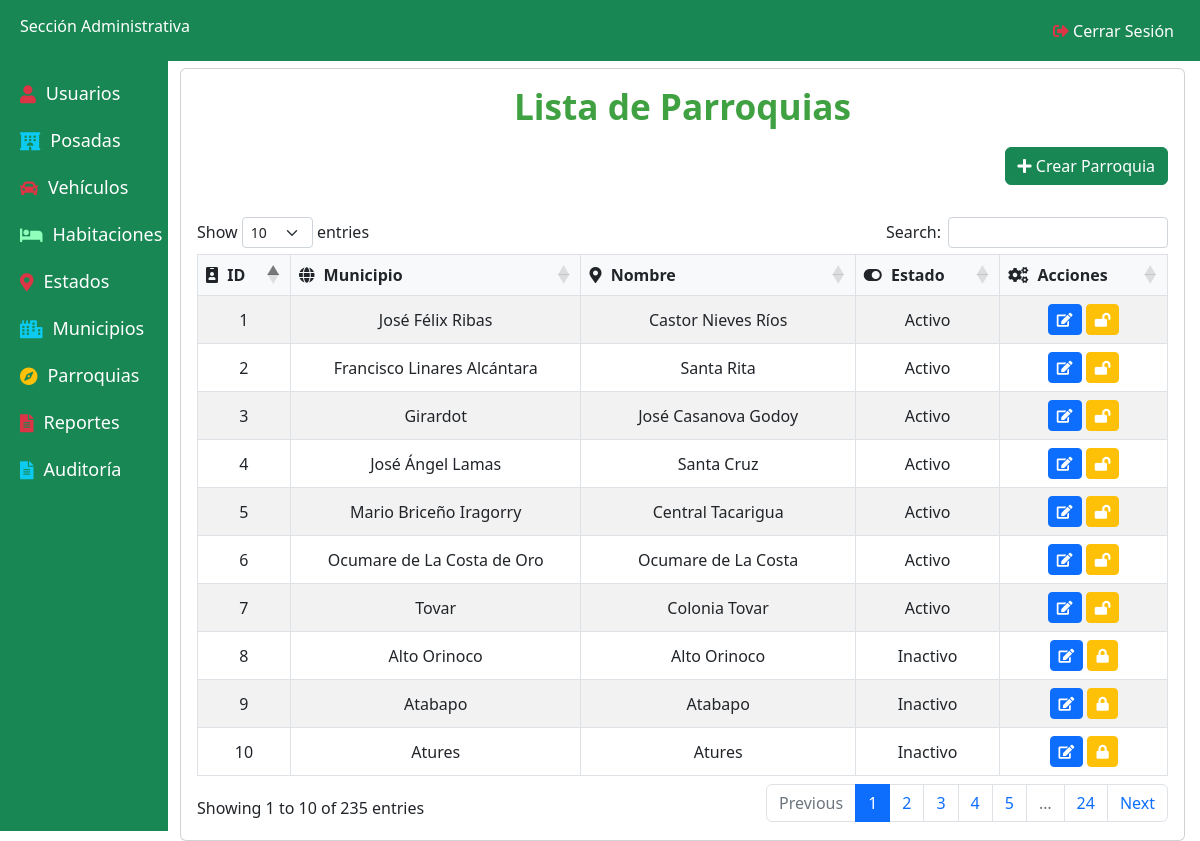
The app's page /Admin/get_parishes.php (signed in) with its own data.
### tables this page shows
CREATE TABLE `parishes` (
  `id` int(11) NOT NULL,
  `municipality_id` int(11) NOT NULL,
  `name` varchar(255) NOT NULL,
  `status` tinyint(1) DEFAULT 1
);

CREATE TABLE `municipalities` (
  `id` int(11) NOT NULL,
  `state_id` int(11) NOT NULL,
  `name` varchar(255) NOT NULL,
  `flag_url` varchar(255) DEFAULT NULL,
  `status` tinyint(1) DEFAULT 1
);

### Admin/get_parishes.php (the view, shortened to what this page needs)
<?php
include './Includes/Dashboard.php';
?>
<!DOCTYPE html>
<html lang="en">
<head>
    <link href="../Assets/css/bootstrap.min.css" rel="stylesheet">
    <link rel="stylesheet" href="https://cdnjs.cloudflare.com/ajax/libs/font-awesome/5.15.4/css/all.min.css">
    <link rel="stylesheet" href="https://cdn.datatables.net/1.11.5/css/dataTables.bootstrap5.min.css">
    <link rel="stylesheet" href="./Assets/CSS/CRUD.css">
</head>
<body>
<div class="container mt-5">
    <div class="card">
        <div class="card-body">
            <h2 class="card-title text-center">Lista de Parroquias</h2>
            <div class="text-end mb-3">
            <button class="btn btn-success mb-3" data-bs-toggle="modal" data-bs-target="#createModal"><i class="fas fa-plus"></i> Crear Parroquia</button>
            </div>
            <table id="parishesTable" class="table table-bordered table-striped">
                <thead>
                <tr class="text-center">
                    <th><i class="fas fa-id-badge"></i> ID</th>
                    <th><i class="fas fa-globe"></i> Municipio</th>
                    <th><i class="fas fa-map-marker-alt"></i> Nombre</th>
                    <th><i class="fas fa-toggle-on"></i> Estado</th>
                    <th><i class="fas fa-cogs"></i> Acciones</th>
                </tr>
                </thead>
                <tbody>
                <?php
                include '../config/db.php';
                $sql = "SELECT p.*, m.name as municipality_name FROM parishes p
                JOIN municipalities m ON p.municipality_id = m.id";
                $result = $conn->query($sql);
                if ($result->num_rows > 0) {
                    while ($row = $result->fetch_assoc()) {
                        echo "<tr>
                                <td class='text-center'>{$row['id']}</td>
                                <td class='text-center'>{$row['municipality_name']}</td>
                                <td class='text-center'>{$row['name']}</td>
                                <td class='text-center'>".($row['status'] ? 'Activo' : 'Inactivo')."</td>
                                <td class='text-center'>
                                    <button onclick='editParish({$row['id']}, {$row['municipality_id']}, \"{$row['name']}\")' class='btn btn-primary btn-sm' title='Editar'><i class='fas fa-edit'></i></button>
                                    <button onclick='toggleStatus({$row['id']}, ".($row['status'] ? 'false' : 'true').")' class='btn btn-warning btn-sm' title='Cambiar Estado'><i class='fas ".($row['status'] ? 'fa-lock-open' : 'fa-lock')."'></i></button>
                                </td>
                            </tr>";
                    }
                } else {
                    echo "<tr><td colspan='4' class='text-center'>No se encontraron parroquias</td></tr>";
                }
                ?>
                </tbody>
            </table>
        </div>
    </div>
</div>
</body>
</html>

### Admin/Assets/CSS/CRUD.css (style rules this page uses)
body, html { height: 100%; margin: 0; display: flex; flex-direction: column; }
.container { padding-top: 20px; padding-left: 15%; padding-right: 15px; }
@media (min-width: 768px) { .container { max-width: 100%; margin-left: auto; margin-right: auto; } }
h2.card-title { font-size: 2.2rem; font-weight: bold; color: #3fa141; text-align: center; margin-bottom: 20px; }
.table th, .table td { vertical-align: middle; text-align: center; }
.table th { background-color: #f8f9fa; font-weight: bold; }
.table th i { margin-right: 5px; }
.btn-warning { color: #fff; background-color: #ffc107; border-color: #ffc107; }

### Admin/Includes/Dashboard.php (style rules this page uses)
body { background-color: #f8f9fa; margin-top: 60px; }

### records on screen
parishes: id "1", municipality.name "José Félix Ribas", name "Castor Nieves Ríos", status "Activo"
parishes: id "2", municipality.name "Francisco Linares Alcántara", name "Santa Rita", status "Activo"
parishes: id "3", municipality.name "Girardot", name "José Casanova Godoy", status "Activo"
parishes: id "4", municipality.name "José Ángel Lamas", name "Santa Cruz", status "Activo"
parishes: id "5", municipality.name "Mario Briceño Iragorry", name "Central Tacarigua", status "Activo"
parishes: id "6", municipality.name "Ocumare de La Costa de Oro", name "Ocumare de La Costa", status "Activo"
parishes: id "7", municipality.name "Tovar", name "Colonia Tovar", status "Activo"
parishes: id "8", municipality.name "Alto Orinoco", name "Alto Orinoco", status "Inactivo"
parishes: id "9", municipality.name "Atabapo", name "Atabapo", status "Inactivo"
parishes: id "10", municipality.name "Atures", name "Atures", status "Inactivo"
